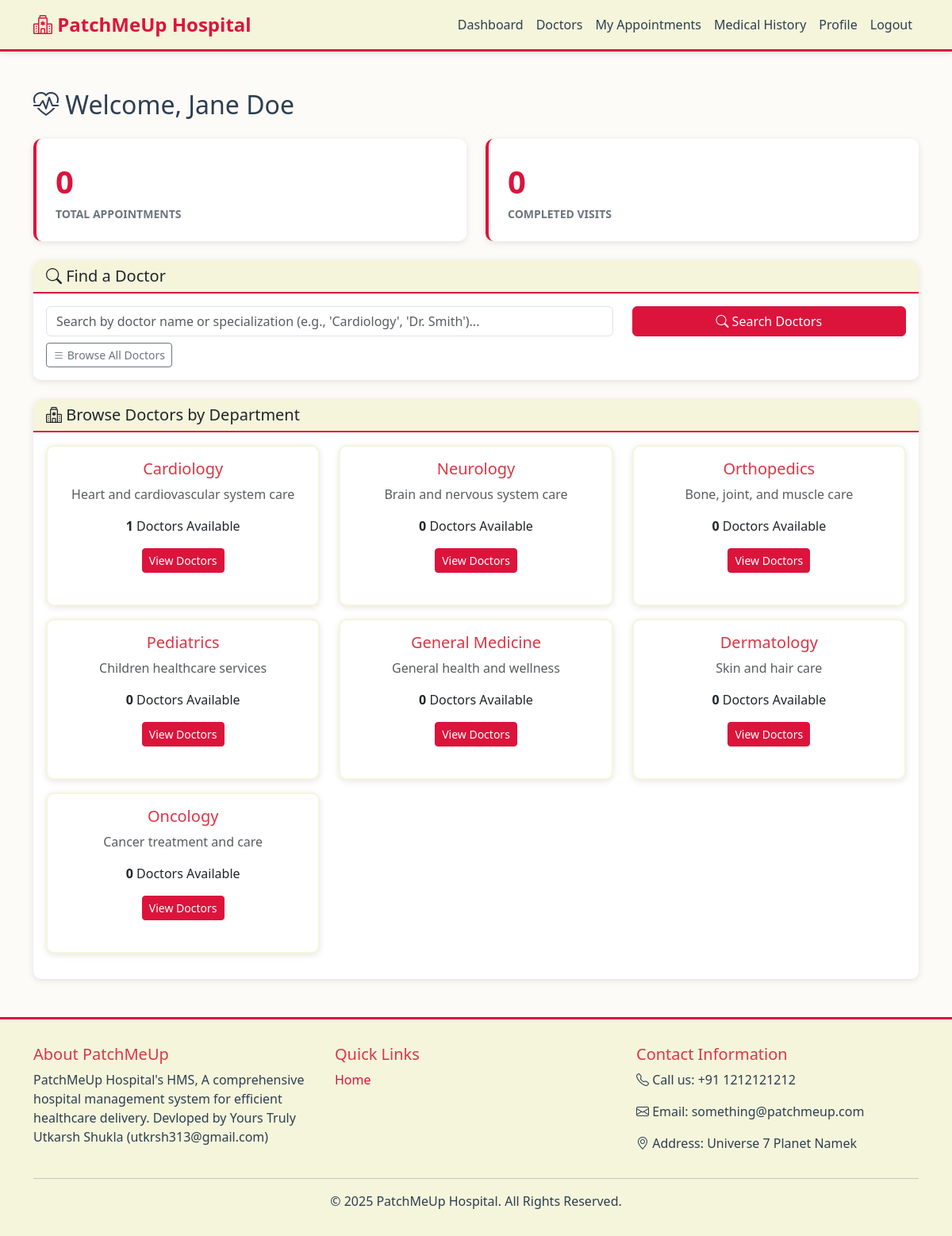
Page /patient/dashboard (signed in) on the committed database.
### app/models/patient.py (models this page shows, shortened)
class Patient(db.Model):
    __tablename__ = 'patients'
    id = db.Column(db.Integer, primary_key=True)
    user_id = db.Column(db.Integer, db.ForeignKey('users.id'), nullable=False)
    name = db.Column(db.String(100), nullable=False)
    phone = db.Column(db.String(20))
    date_of_birth = db.Column(db.Date)
    address = db.Column(db.Text)
    blood_group = db.Column(db.String(5))
    medical_history = db.Column(db.Text)
    appointments = db.relationship('Appointment', backref='patient', lazy='dynamic', cascade='all, delete-orphan')

### app/models/department.py (models this page shows, shortened)
class Department(db.Model):
    __tablename__ = 'departments'
    id = db.Column(db.Integer, primary_key=True)
    name = db.Column(db.String(100), unique=True, nullable=False)
    description = db.Column(db.Text)
    doctors = db.relationship('Doctor', backref='department', lazy='dynamic')

### app/routes/patient_dashboard.py (the view)
@patient_dashboard_bp.route('/dashboard')
@login_required
@patient_required
def index():
    patient = Patient.query.filter_by(user_id=current_user.id).first_or_404()
    departments = Department.query.all()
    for dept in departments:
        dept.active_doctor_count = Doctor.query.join(User, Doctor.user_id == User.id).filter(
            Doctor.department_id == dept.id,
            User.is_active == True
        ).count()
    upcoming_appointments = Appointment.query.filter(
        Appointment.patient_id == patient.id,
        Appointment.date >= date.today(),
        Appointment.status.in_(['booked', 'rescheduled'])
    ).order_by(Appointment.date, Appointment.time).limit(5).all()
    stats = {
        'total_appointments': Appointment.query.filter_by(patient_id=patient.id).count(),
        'completed': Appointment.query.filter_by(patient_id=patient.id, status='completed').count()
    }
    return render_template('patient/dashboard.html',
                         patient=patient, departments=departments,
                         upcoming_appointments=upcoming_appointments, **stats)

### app/templates/patient/dashboard.html (shortened to what this page needs)
{% extends "base.html" %}
{% block content %}
<div class="container my-5">
    <h2 class="mb-4"><i class="bi bi-heart-pulse"></i> Welcome, {{ patient.name }}</h2>
    <div class="row mb-4">
        <div class="col-md-6">
            <div class="stat-card">
                <div class="stat-number">{{ total_appointments }}</div>
                <div class="stat-label">Total Appointments</div>
            </div>
        </div>
        <div class="col-md-6">
            <div class="stat-card">
                <div class="stat-number">{{ completed }}</div>
                <div class="stat-label">Completed Visits</div>
            </div>
        </div>
    </div>
    <div class="card mb-4">
        <div class="card-header">
            <h5 class="mb-0"><i class="bi bi-search"></i> Find a Doctor</h5>
        </div>
        <div class="card-body">
            <form method="GET" action="{{ url_for('patient_dashboard.list_doctors') }}">
                <div class="row">
                    <div class="col-md-8">
                        <input type="text" name="search" class="form-control"
                               placeholder="Search by doctor name or specialization (e.g., 'Cardiology', 'Dr. Smith')...">
                    </div>
                    <div class="col-md-4">
                        <button type="submit" class="btn btn-primary w-100">
                            <i class="bi bi-search"></i> Search Doctors
                        </button>
                    </div>
                </div>
            </form>
            <div class="mt-2">
                <a href="{{ url_for('patient_dashboard.list_doctors') }}" class="btn btn-outline-secondary btn-sm">
                    <i class="bi bi-list"></i> Browse All Doctors
                </a>
            </div>
        </div>
    </div>
    <div class="card">
        <div class="card-header">
            <h5 class="mb-0"><i class="bi bi-hospital"></i> Browse Doctors by Department</h5>
        </div>
        <div class="card-body">
            <div class="row">
                {% for dept in departments %}
                <div class="col-md-4 mb-3">
                    <div class="card feature-card h-100">
                        <div class="card-body text-center">
                            <h5 class="text-danger">{{ dept.name }}</h5>
                            <p class="text-muted">{{ dept.description or 'Specialized medical care' }}</p>
                            <p><strong>{{ dept.active_doctor_count }}</strong> Doctors Available</p>
                            <a href="{{ url_for('patient_dashboard.list_doctors', department=dept.id) }}" class="btn btn-sm btn-primary">View Doctors</a>
                        </div>
                    </div>
                </div>
                {% endfor %}
            </div>
        </div>
    </div>
</div>
{% endblock %}

### app/static/css/custom.css (style rules this page uses)
:root { --primary-red: #DC143C; --dark-red: #8B0000; --beige: #F5F5DC; --beige-dark: #E8D5B7; --beige-light: #FDFBF7; --text-dark: #2c3e50; --text-light: #6c757d; --shadow: 0 2px 8px rgba(0, 0, 0, 0.1); }
body { font-family: 'Segoe UI', Tahoma, Geneva, Verdana, sans-serif; background-color: var(--beige-light); color: var(--text-dark); }
.btn-primary { background-color: var(--primary-red); border-color: var(--primary-red); color: white; }
.card { border: none; box-shadow: var(--shadow); border-radius: 10px; margin-bottom: 1.5rem; background-color: white; }
.card-header { background-color: var(--beige); border-bottom: 2px solid var(--primary-red); font-weight: 600; border-radius: 10px 10px 0 0 !important; }
.feature-card { transition: transform 0.3s; border: 2px solid var(--beige); }
.stat-card { background: white; border-radius: 10px; padding: 1.5rem; box-shadow: var(--shadow); border-left: 4px solid var(--primary-red); }
.stat-number { font-size: 2.5rem; font-weight: bold; color: var(--primary-red); }
.stat-label { color: var(--text-light); text-transform: uppercase; font-size: 0.875rem; font-weight: 600; }

### rows in the picture
Patient: name "Jane Doe"
Department: name "Cardiology", description "Heart and cardiovascular system care", active_doctor_count "1"
Department: name "Neurology", description "Brain and nervous system care", active_doctor_count "0"
Department: name "Orthopedics", description "Bone, joint, and muscle care", active_doctor_count "0"
Department: name "Pediatrics", description "Children healthcare services", active_doctor_count "0"
Department: name "General Medicine", description "General health and wellness", active_doctor_count "0"
Department: name "Dermatology", description "Skin and hair care", active_doctor_count "0"
Department: name "Oncology", description "Cancer treatment and care", active_doctor_count "0"

### other values in the picture
{{ total_appointments }} "0"
{{ completed }} "0"
